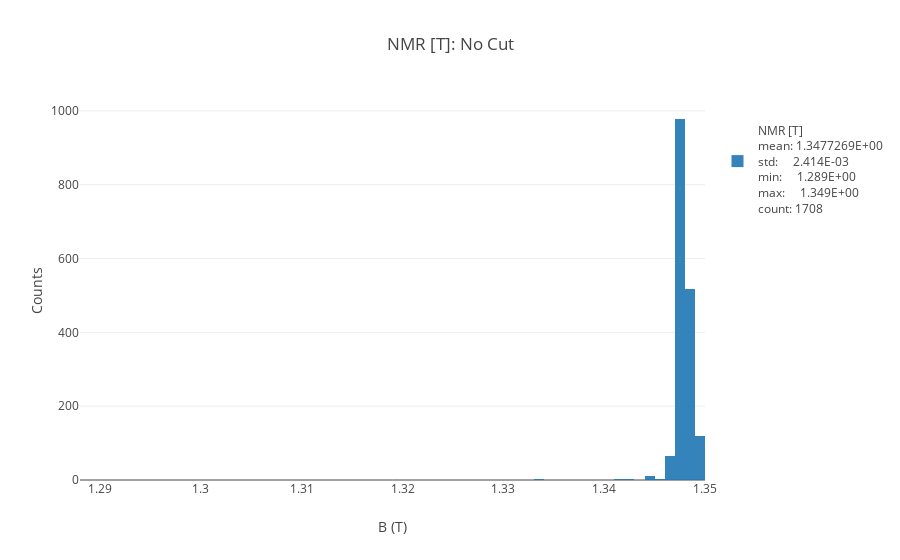

Source (notebook cell):
### Code cell
iplot(fig)

### Figure 1 — Plotly figure (JSON) as saved in the notebook; plotly's stock layout.template omitted (floating-point values rounded to 4 significant figures; data arrays with more than 128 entries replaced by an {"elided": "..."} marker saying what was removed)
{"data": [{"name": "<br>NMR [T]<br>mean: 1.3477269E+00<br>std:     2.414E-03<br>min:     1.289E+00<br>max:     1.349E+00<br>count: 1708", "nbinsx": 100, "opacity": 0.9, "type": "histogram", "uid": "f929b42a-b9dc-4988-a9b6-4462afe89907", "x": {"elided": "1708 float values"}}], "layout": {"barmode": "overlay", "showlegend": true, "title": "NMR [T]: No Cut", "xaxis": {"title": "B (T)"}, "yaxis": {"autorange": true, "title": "Counts", "type": "linear"}}}
